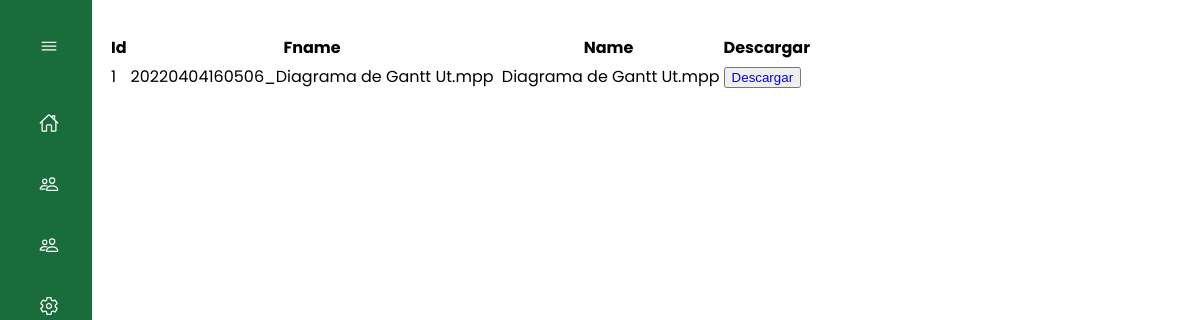
The page /Php/Maestro/Maestro.php (signed in) on the database its author committed.
### tables this page shows
CREATE TABLE `tb_contrato_laboral` (
  `id` int(11) NOT NULL,
  `fname` text NOT NULL,
  `name` varchar(200) NOT NULL
);

### Php/Maestro/Maestro.php (the view, shortened to what this page needs)
<?php
$conn1=new PDO('mysql:host=localhost; dbname=ut', 'root', 'root') or die(mysql_error());
?>
<!DOCTYPE html>
<html lang="en">
<head>
    <link rel="stylesheet" href="css/navbar.css">
    <link href="https://unpkg.com/vanilla-datatables@latest/dist/vanilla-dataTables.min.css" rel="stylesheet" type="text/css">
</head>
<body id="body-pd">
<?php
    include 'navbarM.php';
?>
<div>
            <table id="tabla" class="table table-bordered">
                <thead>
                    <tr>
                        <th>Id</th>
                        <th>Fname</th>
                        <th>Name</th>
                        <th>Descargar</th>
                    </tr>
                </thead>
                    <tbody>
                    <?php
                 include '../config.php';
                 $sql = "SELECT id, fname, name FROM tb_contrato_laboral order by id asc";
                 $rta = mysqli_query($conn, $sql);
                 while($mostrar = mysqli_fetch_row($rta)){
                    ?>
                    <tr>
                        <td>
                            <?php echo $mostrar['0'] ?>
                        </td>
                        <td>
                            <?php echo $mostrar['1'] ?>
                        </td>
                        <?php
   $query=$conn1->query("select * from tb_contrato_laboral order by id desc");
        while($row=$query->fetch()){
            $name=$row['name'];
   ?>
                       <td>
                &nbsp;<?php echo $name ;?>
            </td>
            <td>
                <button class="alert-success"><a href="../../subir.php?filename=<?php echo $name;?>&f=<?php echo $row['fname'] ?>">Descargar</a></button>
            </td>
                    </tr>
                    <?php
                    }}
                    ?>
                </tbody>
            </table>
        </div>
</body>
</html>

### css/navbar.css (style rules this page uses)
:root { --nav-width: 92px; --first-color: #0C5DF4; --bg-color: #196d3b; --sub-color: #B6CEFC; --white-color: #FFF; --body-font: 'Poppins', sans-serif; --normal-font-size: 1rem; --small-font-size: .875rem; --z-fixed: 100; }
body { position: relative; margin: 0; padding: 2rem 0 0 6.75rem; font-family: var(--body-font); font-size: var(--normal-font-size); transition: .5s; }
a { text-decoration: none; }

### rows shown on the page
tb_contrato_laboral: id "1", fname "20220404160506_Diagrama de Gantt Ut.mpp", name "Diagrama de Gantt Ut.mpp"
